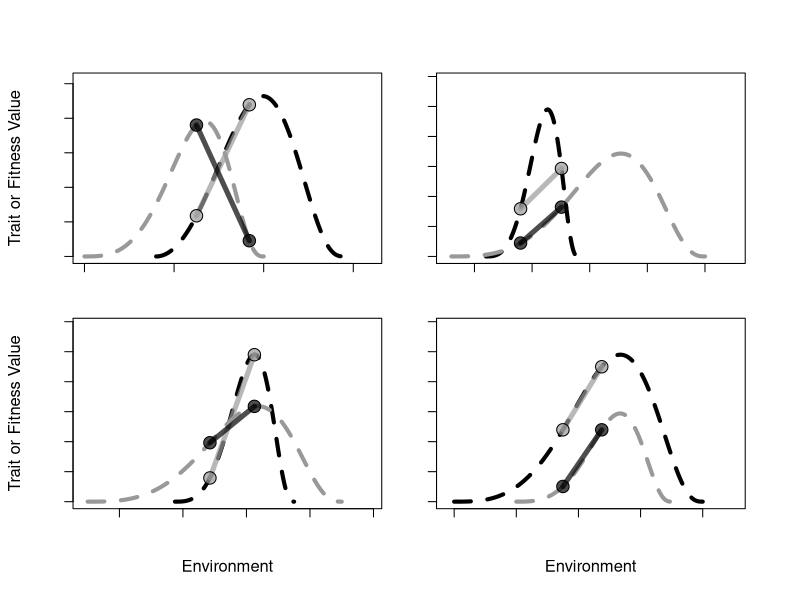

Write R code to recreate this figure.

my_alpha <- function(col, alpha){
  hexed <- col2rgb(col)
  return(
    rgb(hexed[1,1], hexed[2,1], hexed[3,1], alpha = (alpha)*255,
        maxColorValue = 255)
  )
}

stretch.kumara <- function(x, a, b, c){
  return(c*((a*b*x^(a-1) ) * (1-x^a)^(b-1)))
}


scale.kumara2 <- function(x, a, b, c, d, e){
  xs <- (x - d)/(e - d)
  mod.fit <- c*((a*b*xs^(a-1) ) * (1-xs^a)^(b-1))
  return(list(xs = xs, mod.fit=mod.fit))
}


unscale.kumara <- function(x, a, b, c, d, e){
  xs <- x*(e - d) + d
  mod.fit <- c*((a*b*x^(a-1) ) * (1-x^a)^(b-1))
  return(list(xs = xs, mod.fit=mod.fit))
}


#conceptual plot of continuous and binary reaction norm sampling

#-----------------interaction scenerio----------------
pdf("figures/fig1.pdf")
#png(filename = "analyses_and_viz/conceptual_ReNorm.png")
par(mfrow=c(2,2))
par(mar=c(2,4,4,1)*1.1)

xseq <- seq(0, 1, length.out = 500)
a <- c(3, 4)
b <- c(4, 4)
c <- c(1.1, 0.8)
d <- c(4, 0)
e <- c(14.5, 10)

s1 <- unscale.kumara(x = xseq, a = a[1], b = b[1], c = c[1], d = d[1], e = e[1])
s2 <- unscale.kumara(x = xseq, a = a[2], b = b[2], c = c[2], d = d[2], e = e[2])

yrng <- range(c(s1$mod.fit, s2$mod.fit))*c(0.9, 1.1)
xrng <- range(c(s1$xs, s2$xs))*c(0.9, 1.1)

plot(NA, NA, xlim=xrng, ylim=yrng, axes=F, cex.lab=1.2,
     xlab="", ylab="Trait or Fitness Value", main="")
box()
axis(side = 1, labels = F)
axis(side = 2, labels = F)

liwd <- 5
lines(s1$xs, s1$mod.fit, lwd=4, lty=2)
lines(s2$xs, s2$mod.fit, lwd=4, lty=2, col="grey60")

xseq <- seq(6.25, 9.2, length.out = 500)
s1 <- scale.kumara2(x = xseq, a = a[1], b = b[1], c = c[1], d = d[1], e = e[1])
s2 <- scale.kumara2(x = xseq, a = a[2], b = b[2], c = c[2], d = d[2], e = e[2])

#pty <- 22
pty <- 21
pcx <- 2

alph <- 0.7

segments(x0 = xseq[1], y0 = s1$mod.fit[1],
         x1 = tail(xseq, 1), y1 = tail(s1$mod.fit, 1), col=my_alpha("grey60", alph), lwd=liwd)

segments(x0 = xseq[1], y0 = s2$mod.fit[1],
         x1 = tail(xseq, 1), y1 = tail(s2$mod.fit, 1), col=my_alpha("black", alph), lwd=liwd)

points(xseq[1], s1$mod.fit[1], bg = my_alpha("grey60", alph), pch=pty, cex=pcx)
points(tail(xseq, 1), tail(s1$mod.fit, 1), bg = my_alpha("grey60", alph), pch=pty, cex=pcx)

points(xseq[1], s2$mod.fit[1], pch=pty, bg = my_alpha("black", alph), cex=pcx)
points(tail(xseq, 1), tail(s2$mod.fit, 1),pch=pty, bg = my_alpha("black", alph), cex=pcx)


#-------------false parallel scenerio-----------------
par(mar=c(2,2,4,3)*1.1)

xseq <- seq(0, 1, length.out = 500)
a <- c(4, 4)
b <- c(4, 4)
c <- c(1, 0.7)
d <- c(6, 3)
e <- c(14, 25)

s1 <- unscale.kumara(x = xseq, a = a[1], b = b[1], c = c[1], d = d[1], e = e[1])
s2 <- unscale.kumara(x = xseq, a = a[2], b = b[2], c = c[2], d = d[2], e = e[2])

yrng <- range(c(s1$mod.fit, s2$mod.fit))*c(0.8, 1.2)
xrng <- range(c(s1$xs, s2$xs))*c(0.9, 1.1)

plot(NA, NA, xlim=xrng, ylim=yrng, axes=F, cex.lab=1.2,
     xlab="", ylab="")
box()
axis(side = 1, labels = F)
axis(side = 2, labels = F)

lines(s1$xs, s1$mod.fit, lwd=4, lty=2)
lines(s2$xs, s2$mod.fit, lwd=4, lty=2, col="grey60")

xseq <- seq(9, 12.55, length.out = 500)
s1 <- scale.kumara2(x = xseq, a = a[1], b = b[1], c = c[1], d = d[1], e = e[1])
s2 <- scale.kumara2(x = xseq, a = a[2], b = b[2], c = c[2], d = d[2], e = e[2])

segments(x0 = xseq[1], y0 = s1$mod.fit[1],
         x1 = tail(xseq, 1), y1 = tail(s1$mod.fit, 1), col=my_alpha("grey60", alph), lwd=liwd)

segments(x0 = xseq[1], y0 = s2$mod.fit[1],
         x1 = tail(xseq, 1), y1 = tail(s2$mod.fit, 1), col=my_alpha("black", alph), lwd=liwd)

points(xseq[1], s1$mod.fit[1], bg = my_alpha("grey60", alph), pch=pty, cex=pcx)
points(tail(xseq, 1), tail(s1$mod.fit, 1), bg = my_alpha("grey60", alph), pch=pty, cex=pcx)

points(xseq[1], s2$mod.fit[1], pch=pty, bg = my_alpha("black", alph), cex=pcx)
points(tail(xseq, 1), tail(s2$mod.fit, 1),pch=pty, bg = my_alpha("black", alph), cex=pcx)



#-------------specialist generalist-----------------
par(mar=c(5,4,1,1)*1.1)

xseq <- seq(0, 1, length.out = 500)
a <- c(4, 4)
b <- c(4, 4)
c <- c(1, 0.65)
d <- c(3.75, 1)
e <- c(7.5, 9)

s1 <- unscale.kumara(x = xseq, a = a[1], b = b[1], c = c[1], d = d[1], e = e[1])
s2 <- unscale.kumara(x = xseq, a = a[2], b = b[2], c = c[2], d = d[2], e = e[2])

yrng <- range(c(s1$mod.fit, s2$mod.fit))*c(0.8, 1.2)
xrng <- range(c(s1$xs, s2$xs))*c(0.9, 1.1)


plot(NA, NA, xlim=xrng, ylim=yrng, axes=F, cex.lab=1.2,
     xlab="Environment", ylab="Trait or Fitness Value")
box()
axis(side = 1, labels = F)
axis(side = 2, labels = F)

lines(s1$xs, s1$mod.fit, lwd=4, lty=2)
lines(s2$xs, s2$mod.fit, lwd=4, lty=2, col="grey60")

xseq <- seq(4.85, 6.25, length.out = 500)
s1 <- scale.kumara2(x = xseq, a = a[1], b = b[1], c = c[1], d = d[1], e = e[1])
s2 <- scale.kumara2(x = xseq, a = a[2], b = b[2], c = c[2], d = d[2], e = e[2])

segments(x0 = xseq[1], y0 = s1$mod.fit[1],
         x1 = tail(xseq, 1), y1 = tail(s1$mod.fit, 1), col=my_alpha("grey60", alph), lwd=liwd)

segments(x0 = xseq[1], y0 = s2$mod.fit[1],
         x1 = tail(xseq, 1), y1 = tail(s2$mod.fit, 1), col=my_alpha("black", alph), lwd=liwd)

points(xseq[1], s1$mod.fit[1], bg = my_alpha("grey60", alph), pch=pty, cex=pcx)
points(tail(xseq, 1), tail(s1$mod.fit, 1), bg = my_alpha("grey60", alph), pch=pty, cex=pcx)

points(xseq[1], s2$mod.fit[1], pch=pty, bg = my_alpha("black", alph), cex=pcx)
points(tail(xseq, 1), tail(s2$mod.fit, 1),pch=pty, bg = my_alpha("black", alph), cex=pcx)


#-------------always lower always higher parallel-----------------
par(mar=c(5,2,1,3)*1.1)
xseq <- seq(0, 1, length.out = 500)
a <- c(4, 4)
b <- c(4, 4)
c <- c(1, 0.6)
d <- c(2, 4)
e <- c(10, 9)

s1 <- unscale.kumara(x = xseq, a = a[1], b = b[1], c = c[1], d = d[1], e = e[1])
s2 <- unscale.kumara(x = xseq, a = a[2], b = b[2], c = c[2], d = d[2], e = e[2])

yrng <- range(c(s1$mod.fit, s2$mod.fit))*c(0.8, 1.2)
xrng <- range(c(s1$xs, s2$xs))*c(0.9, 1.1)


plot(NA, NA, xlim=xrng, ylim=yrng, axes=F, cex.lab=1.2,
     xlab="Environment", ylab="")
box()
axis(side = 1, labels = F)
axis(side = 2, labels = F)

lines(s1$xs, s1$mod.fit, lwd=4, lty=2)
lines(s2$xs, s2$mod.fit, lwd=4, lty=2, col="grey60")

xseq <- seq(5.5, 6.75, length.out = 500)
s1 <- scale.kumara2(x = xseq, a = a[1], b = b[1], c = c[1], d = d[1], e = e[1])
s2 <- scale.kumara2(x = xseq, a = a[2], b = b[2], c = c[2], d = d[2], e = e[2])

segments(x0 = xseq[1], y0 = s1$mod.fit[1],
         x1 = tail(xseq, 1), y1 = tail(s1$mod.fit, 1), col=my_alpha("grey60", alph), lwd=liwd)

segments(x0 = xseq[1], y0 = s2$mod.fit[1],
         x1 = tail(xseq, 1), y1 = tail(s2$mod.fit, 1), col=my_alpha("black", alph), lwd=liwd)

points(xseq[1], s1$mod.fit[1], bg = my_alpha("grey60", alph), pch=pty, cex=pcx)
points(tail(xseq, 1), tail(s1$mod.fit, 1), bg = my_alpha("grey60", alph), pch=pty, cex=pcx)

points(xseq[1], s2$mod.fit[1], pch=pty, bg = my_alpha("black", alph), cex=pcx)
points(tail(xseq, 1), tail(s2$mod.fit, 1),pch=pty, bg = my_alpha("black", alph), cex=pcx)


dev.off()
